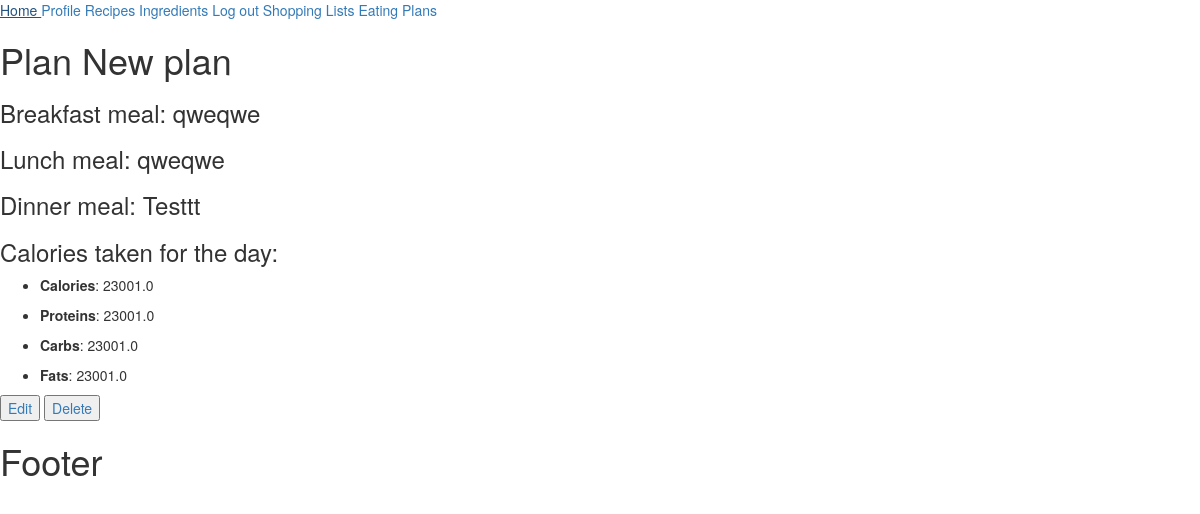
/eating_plan/show_eating_plan_details/5 (signed in), run on the app's committed database.
### eating_plan/models.py (models this page shows, shortened)
class EatingPlan(models.Model):
    title = models.CharField(max_length=40)
    breakfast = models.ForeignKey(Recipe, related_name='breakfast_plan', on_delete=models.SET_NULL, null=True)
    lunch = models.ForeignKey(Recipe, related_name='lunch_plan', on_delete=models.SET_NULL, null=True)
    dinner = models.ForeignKey(Recipe, related_name='dinner_plan', on_delete=models.SET_NULL, null=True)
    total_calories = models.FloatField(null=True, blank=True)
    total_proteins = models.FloatField(null=True, blank=True)
    total_carbs = models.FloatField(null=True, blank=True)
    total_fats = models.FloatField(null=True, blank=True)
    user = models.ForeignKey(User, on_delete=models.CASCADE)

### recipes/models.py (models this page shows, shortened)
class Recipe(models.Model):
    title = models.CharField(max_length=40)
    photo = models.ImageField(upload_to='recipe_photos', null=True, blank=True)
    ingredients = models.ManyToManyField(Ingredient, through='RecipeIngredient')
    instruction = models.TextField(max_length=300, null=True, blank=True)
    calories = models.FloatField(null=True, blank=True)
    proteins = models.FloatField(null=True, blank=True)
    carbs = models.FloatField(null=True, blank=True)
    fats = models.FloatField(null=True, blank=True)
    share = models.BooleanField(default=False)
    approved_for_sharing = models.BooleanField(default=False)
    user = models.ForeignKey(User, on_delete=models.CASCADE)
    class Meta:
        permissions = [
            ('approve_recipe', 'Can approve recipes for sharing')
        ]

### eating_plan/views.py (the view)
# urls.py: path('show_eating_plan_details/<int:pk>', show_eating_plan_details, name='show eating plans details page'),
@login_required
def show_eating_plan_details(request, pk):
    plan = get_object_or_404(EatingPlan, pk=pk)
    context = {
        'plan': plan
    }
    return render(request, 'eating_plan/details_eating_plan.html', context=context)

### templates/eating_plan/details_eating_plan.html
{% extends 'base.html' %}
{% block main_content %}
    <div>
        <h1>Plan {{ plan.title }}</h1>
        <h3>
            Breakfast meal: {{ plan.breakfast.title }}
        </h3>
        <h3>
            Lunch meal: {{ plan.lunch.title }}
        </h3>
        <h3>
            Dinner meal: {{ plan.dinner.title }}
        </h3>
    </div>
    <div>
        <h3>Calories taken for the day:</h3>
        <ul>
            <li>
                <p>
                    <strong>Calories</strong>: {{ plan.total_calories }}
                </p>
            </li>
            <li>
                <p>
                    <strong>Proteins</strong>: {{ plan.total_proteins}}
                </p>
            </li>
            <li>
                <p>
                    <strong>Carbs</strong>: {{ plan.total_carbs}}
                </p>
            </li>
            <li>
                <p>
                    <strong>Fats</strong>: {{ plan.total_fats}}
                </p>
            </li>
        </ul>
    </div>
    <a href="{% url 'edit eating plan page' pk=plan.pk %}">
        <button>Edit</button>
    </a>
    <a href="{% url 'delete eating plan page' pk=plan.pk %}">
        <button>Delete</button>
    </a>
{% endblock %}

### data on the page
EatingPlan: title "New plan", breakfast "qweqwe", lunch "qweqwe", dinner "Testtt", total_calories "23001.0", total_proteins "23001.0", total_carbs "23001.0", total_fats "23001.0"
